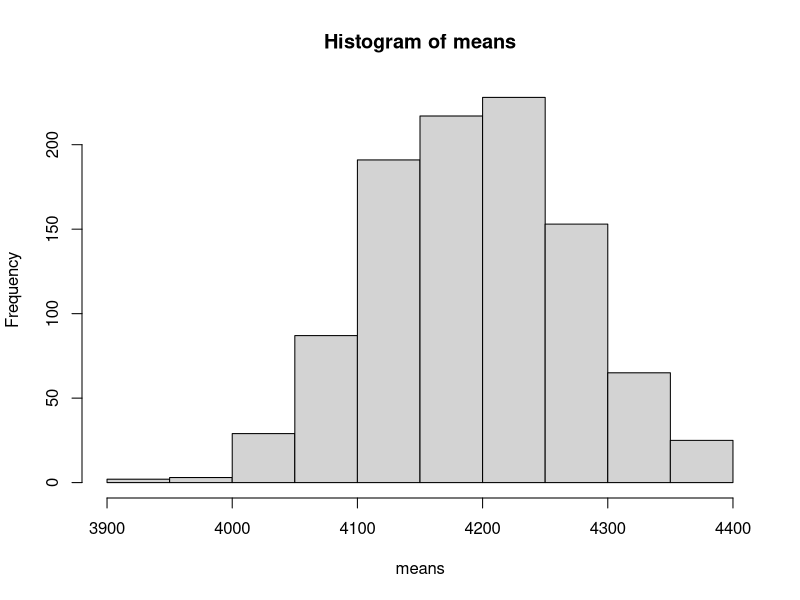

Here is the R script that generated this plot: (Note: this script raises an error after producing the figure.)
# Week 10 - Functions
# Elena & Willa
# 11/8/22

#### Load libraries, set options, and load data ####
library(tidyverse)
options(stringsAsFactors = FALSE)
penguins <- read.csv("../data/penguins_clean.csv") # (Note: only 2008 sample)


#### Warm up ####

# 1. Are there any times that you have had to copy and paste code in this class?
# What are some possible issues you can think of with repeatedly copy and
# pasting?

# The next two questions are about the code you wrote last week:

## Let's use bootstrapping to estimate how much the mean body mass varies between
## samples of penguins (standard error of the mean - SEM)
## Sample our sample (101) 1000 times!

# Vector to keep track of the sample means
means <- c()
for(i in 1:1000) {
  # 1) Create a resampled data set, sample WITH REPLACEMENT
  p.resampled <- penguins %>%
    slice_sample(n = nrow(penguins), replace = TRUE)
    
  
  # 2) Calculate the mean of body mass and save it
  means[i] <- mean(p.resampled$body_mass_g)
  
}

# Plot our means
hist(means)
sd(means)

# 2. What are at least two things you could change about this code to make it
# more "flexible" (e.g., less hard coded")? Make those changes to the code
# above. Is there anything else you could make more flexible?




# 3. What are some things you might want to change to use this code with new data?





## End of warm up ##


#### Let's make some functions! ####

# Let's make our sample size and num_samples more flexible!






# Now, let's take this one step even further in making this flexible by making
# it into a function called bootstrap_bodyMass





# Let's add some additional functionality to our function.
# Let's make it so we can set a seed that we want it to use so that we (and
# others) can replicate our results.





# But what if I don't always want to pass it a seed? Right now, if I don't pass
# it a seed, the entire function doesn't work! We've added flexibility, but
# we've also removed some at the same time...

# To solve this problem, we can set a default value for an argument! This allows
# us to make an argument optional, and only if we pass something as an argument
# in the function will it override the default.

# Let's make the default value NA because if we don't specifically set a seed,
# we don't want there to be one, and we will just let R use the default seed. We
# will also need to make some changes to the body of our function to fully
# incorporate the change.









# What other parts of this function would we want to make more flexible?










# Maybe I don't only want to find the bootstrapped error of body_mass_g. Perhaps
# I want the flexibility to find any of the variables I have!






# ^^ should give us the same as what we got before with the _bodyMass function!
means <- bootstrap_bodyMass(100, 1000, 1234)
hist(means)

# It does!


# Let's try it with another variable, bill_length_mm



# Does this make sense? Let's check the original data:
mean(penguins$bill_length_mm)
mean(means)

sd(penguins$bill_length_mm) / sqrt(nrow(penguins))
sd(means)
# ^^ Looks good!



# What if we wanted to do it with a different data set?
# Load more data
baby <- read.csv("../data/brainwavebabydata.csv")
happiness <- read.csv("../data/world-happiness_2020.csv")









# ^^ should give us the same as what we got before with the _penguins function!
means <- bootstrap_penguins("body_mass_g", 100, 1000, 1234)
hist(means, main = "body_mass_g")

# It does!


# Now, try it with another data set and variable. Then we will do some together.









# If I were writing this function for my work, I would TEST TEST TEST! We would
# need to make sure that everything is working properly!






# Now that we have a working function, next thing is to DOCUMENT it so that we can easily share it with others!
# The most important things to document about a function are 3-fold:
# 1) What it does
# 2) What its arguments are (both the type and what it is/what purpose it serves)
# 3) What it returns

# Let's do this documentation for our bootstrap_SEM function














#### Good resources about functions ####
# Basic intro to functions:
# https://swcarpentry.github.io/r-novice-inflammation/02-func-R/

# Intro to roxygen2 for more formally documenting functions that you make:
# https://combine-australia.github.io/r-pkg-dev/documenting-functions.html


